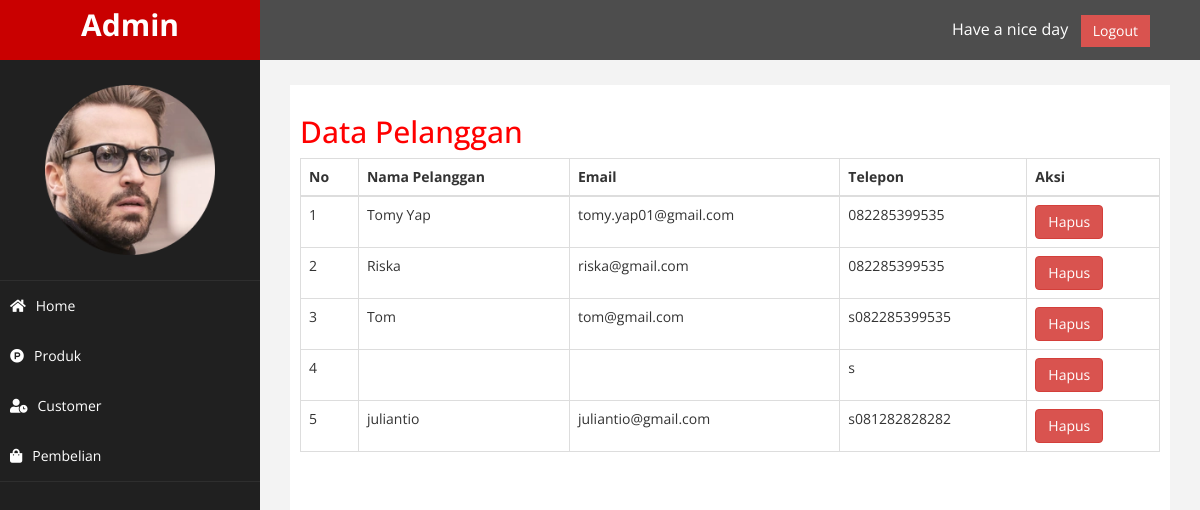
The page /sinititip/admin/index.php?halaman=customer (signed in) on the database its author committed.
### tables this page shows
CREATE TABLE `customer` (
  `id_customer` int(11) NOT NULL,
  `email_customer` varchar(100) NOT NULL,
  `password_customer` varchar(50) NOT NULL,
  `nama_customer` varchar(100) NOT NULL,
  `contact` varchar(25) NOT NULL
);

### sinititip/admin/customer.php (the view, shortened to what this page needs)
<h2>Data Pelanggan</h2>
<div class="table-responsive">
<table class="table table-bordered">
	<thead>
		<tr>
			<th>No</th>
			<th>Nama Pelanggan</th>
			<th>Email</th>
			<th>Telepon</th>
			<th>Aksi</th>
		</tr>
	</thead>
	<tbody>
		<?php $nomor=1; ?>
		<?php $ambil=$koneksi->query("SELECT * FROM customer"); ?>
		<?php while($pecah = $ambil->fetch_assoc()) {  ?>
		<tr>
			<td><?php echo $nomor;	?></td>
			<td><?php echo $pecah['nama_customer']; ?></td>
			<td><?php echo $pecah['email_customer']; ?></td>
			<td><?php echo $pecah['contact']; ?></td>
			<td>
				<a href="index.php?halaman=detail&id=<?php echo $pecah['id_pembelian']; ?>" class="btn btn-danger">Hapus</a>
			</td>
		</tr>
		<?php $nomor++; ?>
		<?php } ?>
	</tbody>
</table>
</div>

### sinititip/admin/assets/css/custom.css (style rules this page uses)
body { font-family: 'Open Sans', sans-serif; }
h2 { color: #f00; }

### rows shown on the page
customer: nama_customer "Tomy Yap", email_customer "tomy.yap01@gmail.com", contact "082285399535"
customer: nama_customer "Riska", email_customer "riska@gmail.com", contact "082285399535"
customer: nama_customer "Tom", email_customer "tom@gmail.com", contact "s082285399535"
customer: contact "s"
customer: nama_customer "juliantio", email_customer "juliantio@gmail.com", contact "s081282828282"
